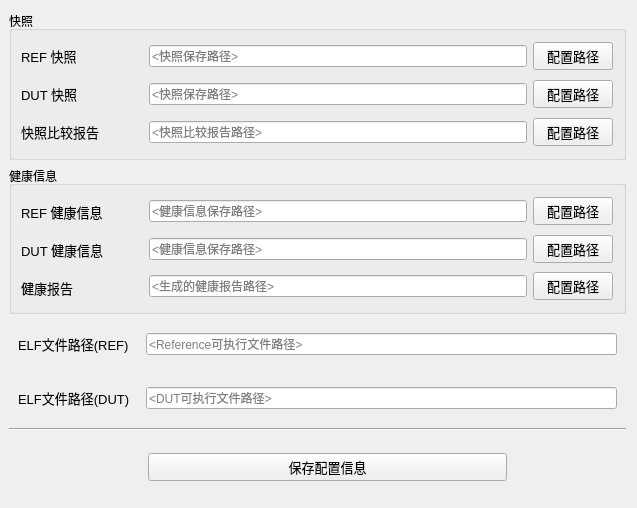
<?xml version="1.0" encoding="UTF-8"?>
<ui version="4.0">
 <class>Form</class>
 <widget class="QWidget" name="Form">
  <property name="geometry">
   <rect>
    <x>0</x>
    <y>0</y>
    <width>637</width>
    <height>508</height>
   </rect>
  </property>
  <property name="minimumSize">
   <size>
    <width>456</width>
    <height>350</height>
   </size>
  </property>
  <property name="maximumSize">
   <size>
    <width>1000</width>
    <height>1000</height>
   </size>
  </property>
  <property name="windowTitle">
   <string>Form</string>
  </property>
  <layout class="QVBoxLayout" name="verticalLayout_3" stretch="0,0,0,0,0,0">
   <property name="leftMargin">
    <number>9</number>
   </property>
   <item>
    <widget class="QGroupBox" name="groupBox">
     <property name="title">
      <string>快照</string>
     </property>
     <layout class="QVBoxLayout" name="verticalLayout_2">
      <property name="leftMargin">
       <number>9</number>
      </property>
      <property name="rightMargin">
       <number>10</number>
      </property>
      <item>
       <layout class="QHBoxLayout" name="horizontalLayout_3">
        <item>
         <widget class="QLabel" name="label_2">
          <property name="minimumSize">
           <size>
            <width>122</width>
            <height>32</height>
           </size>
          </property>
          <property name="maximumSize">
           <size>
            <width>122</width>
            <height>16777215</height>
           </size>
          </property>
          <property name="font">
           <font>
            <pointsize>10</pointsize>
           </font>
          </property>
          <property name="text">
           <string>REF 快照 </string>
          </property>
         </widget>
        </item>
        <item>
         <widget class="QLineEdit" name="lineEdit_1">
          <property name="placeholderText">
           <string>&lt;快照保存路径&gt;</string>
          </property>
         </widget>
        </item>
        <item>
         <widget class="QPushButton" name="selectButton_1">
          <property name="font">
           <font>
            <pointsize>10</pointsize>
           </font>
          </property>
          <property name="text">
           <string>配置路径</string>
          </property>
         </widget>
        </item>
       </layout>
      </item>
      <item>
       <layout class="QHBoxLayout" name="horizontalLayout_7">
        <item>
         <widget class="QLabel" name="label_7">
          <property name="minimumSize">
           <size>
            <width>122</width>
            <height>32</height>
           </size>
          </property>
          <property name="maximumSize">
           <size>
            <width>122</width>
            <height>16777215</height>
           </size>
          </property>
          <property name="font">
           <font>
            <pointsize>10</pointsize>
           </font>
          </property>
          <property name="text">
           <string>DUT 快照 </string>
          </property>
         </widget>
        </item>
        <item>
         <widget class="QLineEdit" name="lineEdit_2">
          <property name="placeholderText">
           <string>&lt;快照保存路径&gt;</string>
          </property>
         </widget>
        </item>
        <item>
         <widget class="QPushButton" name="selectButton_2">
          <property name="font">
           <font>
            <pointsize>10</pointsize>
           </font>
          </property>
          <property name="text">
           <string>配置路径</string>
          </property>
         </widget>
        </item>
       </layout>
      </item>
      <item>
       <layout class="QHBoxLayout" name="horizontalLayout_4">
        <item>
         <widget class="QLabel" name="label_3">
          <property name="minimumSize">
           <size>
            <width>122</width>
            <height>32</height>
           </size>
          </property>
          <property name="maximumSize">
           <size>
            <width>122</width>
            <height>16777215</height>
           </size>
          </property>
          <property name="font">
           <font>
            <pointsize>10</pointsize>
           </font>
          </property>
          <property name="text">
           <string>快照比较报告</string>
          </property>
         </widget>
        </item>
        <item>
         <widget class="QLineEdit" name="lineEdit_3">
          <property name="placeholderText">
           <string>&lt;快照比较报告路径&gt;</string>
          </property>
         </widget>
        </item>
        <item>
         <widget class="QPushButton" name="selectButton_3">
          <property name="font">
           <font>
            <pointsize>10</pointsize>
           </font>
          </property>
          <property name="text">
           <string>配置路径</string>
          </property>
         </widget>
        </item>
       </layout>
      </item>
     </layout>
    </widget>
   </item>
   <item>
    <widget class="QGroupBox" name="groupBox_2">
     <property name="title">
      <string>健康信息 </string>
     </property>
     <layout class="QVBoxLayout" name="verticalLayout">
      <property name="rightMargin">
       <number>10</number>
      </property>
      <item>
       <layout class="QHBoxLayout" name="horizontalLayout_9">
        <item>
         <widget class="QLabel" name="label_9">
          <property name="minimumSize">
           <size>
            <width>122</width>
            <height>34</height>
           </size>
          </property>
          <property name="maximumSize">
           <size>
            <width>122</width>
            <height>16777215</height>
           </size>
          </property>
          <property name="font">
           <font>
            <pointsize>10</pointsize>
           </font>
          </property>
          <property name="text">
           <string>REF 健康信息 </string>
          </property>
         </widget>
        </item>
        <item>
         <widget class="QLineEdit" name="lineEdit_4">
          <property name="placeholderText">
           <string>&lt;健康信息保存路径&gt;</string>
          </property>
         </widget>
        </item>
        <item>
         <widget class="QPushButton" name="selectButton_4">
          <property name="font">
           <font>
            <pointsize>10</pointsize>
           </font>
          </property>
          <property name="text">
           <string>配置路径</string>
          </property>
         </widget>
        </item>
       </layout>
      </item>
      <item>
       <layout class="QHBoxLayout" name="horizontalLayout_8">
        <item>
         <widget class="QLabel" name="label_8">
          <property name="minimumSize">
           <size>
            <width>122</width>
            <height>34</height>
           </size>
          </property>
          <property name="maximumSize">
           <size>
            <width>122</width>
            <height>16777215</height>
           </size>
          </property>
          <property name="font">
           <font>
            <pointsize>10</pointsize>
           </font>
          </property>
          <property name="text">
           <string>DUT 健康信息 </string>
          </property>
         </widget>
        </item>
        <item>
         <widget class="QLineEdit" name="lineEdit_5">
          <property name="placeholderText">
           <string>&lt;健康信息保存路径&gt;</string>
          </property>
         </widget>
        </item>
        <item>
         <widget class="QPushButton" name="selectButton_5">
          <property name="font">
           <font>
            <pointsize>10</pointsize>
           </font>
          </property>
          <property name="text">
           <string>配置路径</string>
          </property>
         </widget>
        </item>
       </layout>
      </item>
      <item>
       <layout class="QHBoxLayout" name="horizontalLayout_5">
        <item>
         <widget class="QLabel" name="label_4">
          <property name="minimumSize">
           <size>
            <width>122</width>
            <height>34</height>
           </size>
          </property>
          <property name="maximumSize">
           <size>
            <width>122</width>
            <height>16777215</height>
           </size>
          </property>
          <property name="font">
           <font>
            <pointsize>10</pointsize>
           </font>
          </property>
          <property name="text">
           <string>健康报告</string>
          </property>
         </widget>
        </item>
        <item>
         <widget class="QLineEdit" name="lineEdit_6">
          <property name="placeholderText">
           <string>&lt;生成的健康报告路径&gt;</string>
          </property>
         </widget>
        </item>
        <item>
         <widget class="QPushButton" name="selectButton_6">
          <property name="font">
           <font>
            <pointsize>10</pointsize>
           </font>
          </property>
          <property name="text">
           <string>配置路径</string>
          </property>
         </widget>
        </item>
       </layout>
      </item>
     </layout>
    </widget>
   </item>
   <item>
    <layout class="QHBoxLayout" name="horizontalLayout">
     <property name="leftMargin">
      <number>9</number>
     </property>
     <property name="rightMargin">
      <number>9</number>
     </property>
     <item>
      <widget class="QLabel" name="label_5">
       <property name="minimumSize">
        <size>
         <width>122</width>
         <height>48</height>
        </size>
       </property>
       <property name="maximumSize">
        <size>
         <width>122</width>
         <height>16777215</height>
        </size>
       </property>
       <property name="font">
        <font>
         <pointsize>10</pointsize>
        </font>
       </property>
       <property name="text">
        <string>ELF文件路径(REF)</string>
       </property>
      </widget>
     </item>
     <item>
      <widget class="QLineEdit" name="lineEdit_7">
       <property name="placeholderText">
        <string>&lt;Reference可执行文件路径&gt;</string>
       </property>
      </widget>
     </item>
    </layout>
   </item>
   <item>
    <layout class="QHBoxLayout" name="horizontalLayout_6">
     <property name="leftMargin">
      <number>9</number>
     </property>
     <property name="rightMargin">
      <number>9</number>
     </property>
     <item>
      <widget class="QLabel" name="label_6">
       <property name="minimumSize">
        <size>
         <width>122</width>
         <height>48</height>
        </size>
       </property>
       <property name="maximumSize">
        <size>
         <width>122</width>
         <height>16777215</height>
        </size>
       </property>
       <property name="font">
        <font>
         <pointsize>10</pointsize>
        </font>
       </property>
       <property name="text">
        <string>ELF文件路径(DUT)</string>
       </property>
      </widget>
     </item>
     <item>
      <widget class="QLineEdit" name="lineEdit_8">
       <property name="minimumSize">
        <size>
         <width>245</width>
         <height>0</height>
        </size>
       </property>
       <property name="placeholderText">
        <string>&lt;DUT可执行文件路径&gt;</string>
       </property>
      </widget>
     </item>
    </layout>
   </item>
   <item>
    <widget class="Line" name="line">
     <property name="orientation">
      <enum>Qt::Horizontal</enum>
     </property>
    </widget>
   </item>
   <item>
    <layout class="QHBoxLayout" name="horizontalLayout_2" stretch="1,0,3,1">
     <item>
      <spacer name="horizontalSpacer">
       <property name="orientation">
        <enum>Qt::Horizontal</enum>
       </property>
       <property name="sizeHint" stdset="0">
        <size>
         <width>40</width>
         <height>20</height>
        </size>
       </property>
      </spacer>
     </item>
     <item>
      <spacer name="verticalSpacer">
       <property name="orientation">
        <enum>Qt::Vertical</enum>
       </property>
       <property name="sizeType">
        <enum>QSizePolicy::Fixed</enum>
       </property>
       <property name="sizeHint" stdset="0">
        <size>
         <width>20</width>
         <height>60</height>
        </size>
       </property>
      </spacer>
     </item>
     <item>
      <widget class="QPushButton" name="saveConfButton">
       <property name="font">
        <font>
         <pointsize>10</pointsize>
        </font>
       </property>
       <property name="text">
        <string>保存配置信息</string>
       </property>
      </widget>
     </item>
     <item>
      <spacer name="horizontalSpacer_2">
       <property name="orientation">
        <enum>Qt::Horizontal</enum>
       </property>
       <property name="sizeHint" stdset="0">
        <size>
         <width>40</width>
         <height>20</height>
        </size>
       </property>
      </spacer>
     </item>
    </layout>
   </item>
  </layout>
 </widget>
 <resources/>
 <connections/>
</ui>
